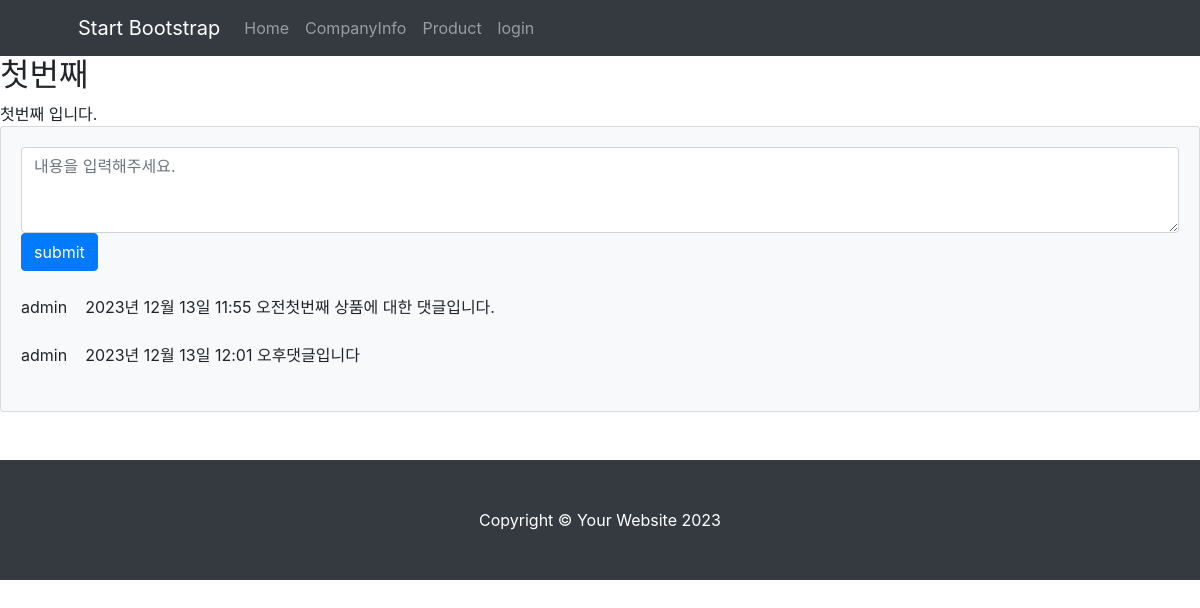
The app's page /mysite/8/, older data.
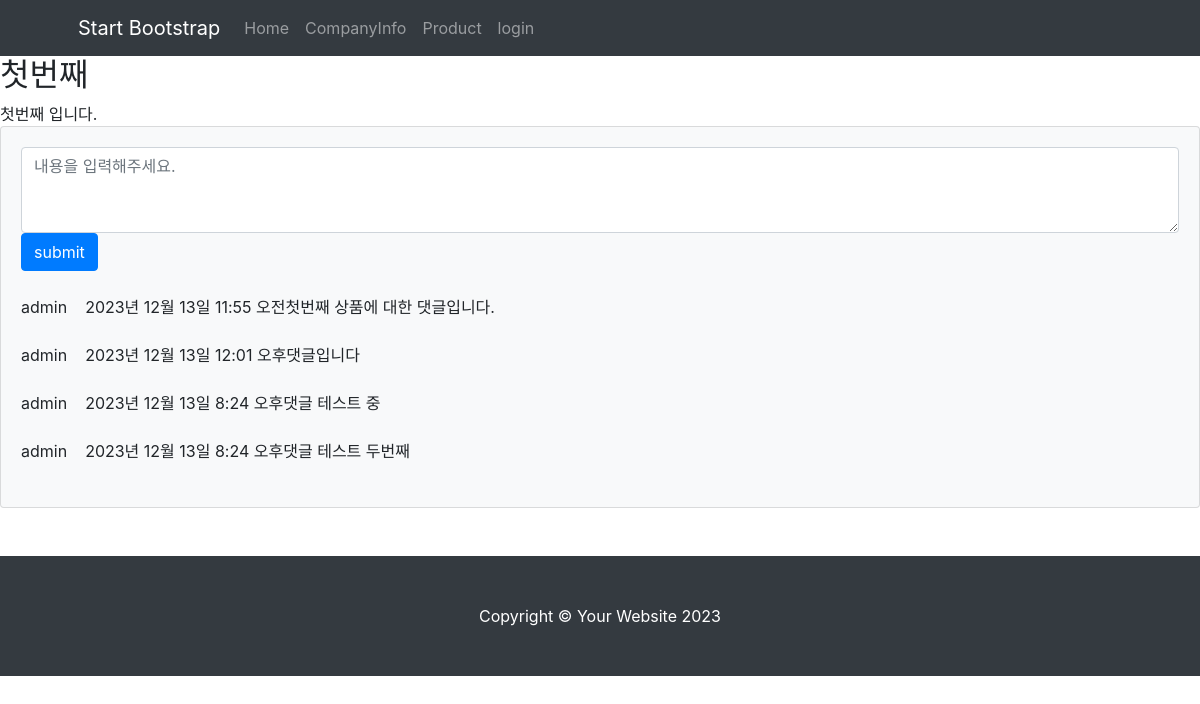
The same page, newer data.
### mysite/models.py (models this page shows)
class MainContent(models.Model):
    title = models.CharField(max_length=200)
    content = models.TextField()
    pub_date = models.DateTimeField('date published')

class Comment(models.Model):
    author = models.ForeignKey(User, on_delete=models.CASCADE)
    content_list = models.ForeignKey(MainContent, on_delete=models.CASCADE)
    content = models.TextField()
    create_date = models.DateTimeField(auto_now_add=True)
    modify_date = models.DateTimeField(auto_now=True)

### mysite/views.py (the view)
# urls.py: path('<int:content_id>/', views.detail, name='detail'),
def detail(request, content_id):
    content_list = get_object_or_404(MainContent, pk=content_id)
    context = {'content_list': content_list}
    return render(request, 'mysite/content_detail.html', context)

### templates/mysite/content_detail.html (shortened to what this page needs)
{% extends 'pages/base.html' %}
{% block content %}
<h2>{{ content_list.title }}</h2>
<div>
    {{ content_list.content }}
</div>
<section class="mb-5">
    <div class="card bg-light">
        <div class="card-body">
            <form method="post" class="mb-4" action="{% url 'comment_create' content_list.id %}">
                <textarea id="content" name="content" class="form-control" rows="3" placeholder="내용을 입력해주세요."></textarea>
                <button type="submit" class="btn btn-primary">submit</button>
            </form>
            {% for comment in content_list.comment_set.all %}
            <div class="d-flex">
                <div class="d-flex">
                    <div class="fw-bold">{{ comment.author.username }} &nbsp&nbsp {{ comment.create_date }}
                    </div>
                    {{ comment.content }}
                </div>
            </div>
            <br/>
            {% endfor %}
        </div>
    </div>
</section>
{% endblock %}

### templates/pages/base.html (shortened to what this page needs)
<!DOCTYPE html>
{% load static %}
<html lang="ko">
<head>
    <link rel="stylesheet" type="text/css" href="{% static 'styles.css' %}">
    <link rel="stylesheet" type="text/css" href="{% static 'bootstrap.min.css' %}">
</head>
<body>
{% include "pages/navbar.html" %}
{% block content %}
{% endblock %}
{% include "pages/footer.html" %}
</body>
</html>

### templates/pages/navbar.html (shortened to what this page needs)
<nav class="navbar navbar-expand-lg navbar-dark bg-dark">
    <div class="container px-5">
        <a class="navbar-brand" href="#!">Start Bootstrap</a>
        <div class="collapse navbar-collapse" id="navbarSupportedContent">
            <ul class="navbar-nav ms-auto mb-2 mb-lg-0">
                <li class="nav-item"><a class="nav-link" href="/">Home</a></li>
                <li class="nav-item"><a class="nav-link" href="/company/">CompanyInfo</a></li>
                <li class="nav-item"><a class="nav-link" href="/mysite/">Product</a></li>
                {% if user.is_authenticated %}
                <li class="nav-item"><a class="nav-link" href="{% url 'accounts:logout' %}">{{ user.username }} (logout)</a></li>
                {% else %}
                <li class="nav-item"><a class="nav-link" href="{% url 'accounts:login' %}">login</a></li>
                {% endif %}
            </ul>
        </div>
    </div>
</nav>

### templates/pages/footer.html
<footer class="py-5 bg-dark">
    <div class="container px-4 px-lg-5"><p class="m-0 text-center text-white">Copyright &copy; Your Website 2023</p></div>
</footer>

Row changes from the older to the newer data that the page shows:
added Comment: author.username "admin", create_date "2023년 12월 13일 8:24 오후", content "댓글 테스트 중"
added Comment: author.username "admin", create_date "2023년 12월 13일 8:24 오후", content "댓글 테스트 두번째"
